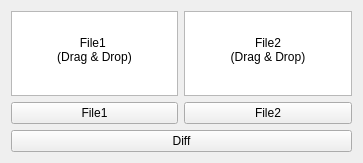
<?xml version="1.0" encoding="UTF-8"?>
<ui version="4.0">
 <class>Dialog</class>
 <widget class="QDialog" name="Dialog">
  <property name="geometry">
   <rect>
    <x>0</x>
    <y>0</y>
    <width>363</width>
    <height>163</height>
   </rect>
  </property>
  <property name="windowTitle">
   <string>Binary Diff</string>
  </property>
  <layout class="QGridLayout" name="gridLayout">
   <item row="0" column="0">
    <widget class="QTextEdit" name="textEdit">
     <property name="font">
      <font>
       <pointsize>9</pointsize>
      </font>
     </property>
     <property name="styleSheet">
      <string notr="true"/>
     </property>
     <property name="readOnly">
      <bool>true</bool>
     </property>
     <property name="html">
      <string>&lt;!DOCTYPE HTML PUBLIC &quot;-//W3C//DTD HTML 4.0//EN&quot; &quot;http://www.w3.org/TR/REC-html40/strict.dtd&quot;&gt;
&lt;html&gt;&lt;head&gt;&lt;meta name=&quot;qrichtext&quot; content=&quot;1&quot; /&gt;&lt;meta charset=&quot;utf-8&quot; /&gt;&lt;style type=&quot;text/css&quot;&gt;
p, li { white-space: pre-wrap; }
hr { height: 1px; border-width: 0; }
li.unchecked::marker { content: &quot;\2610&quot;; }
li.checked::marker { content: &quot;\2612&quot;; }
&lt;/style&gt;&lt;/head&gt;&lt;body style=&quot; font-family:'맑은 고딕'; font-size:9pt; font-weight:400; font-style:normal;&quot;&gt;
&lt;p align=&quot;center&quot; style=&quot;-qt-paragraph-type:empty; margin-top:0px; margin-bottom:0px; margin-left:0px; margin-right:0px; -qt-block-indent:0; text-indent:0px; font-family:'.AppleSystemUIFont'; font-size:13pt;&quot;&gt;&lt;br /&gt;&lt;/p&gt;
&lt;p align=&quot;center&quot; style=&quot; margin-top:0px; margin-bottom:0px; margin-left:0px; margin-right:0px; -qt-block-indent:0; text-indent:0px;&quot;&gt;&lt;span style=&quot; font-family:'.AppleSystemUIFont';&quot;&gt;File1 &lt;/span&gt;&lt;/p&gt;
&lt;p align=&quot;center&quot; style=&quot; margin-top:0px; margin-bottom:0px; margin-left:0px; margin-right:0px; -qt-block-indent:0; text-indent:0px;&quot;&gt;&lt;span style=&quot; font-family:'.AppleSystemUIFont';&quot;&gt;(Drag &amp;amp; Drop)&lt;/span&gt;&lt;/p&gt;&lt;/body&gt;&lt;/html&gt;</string>
     </property>
    </widget>
   </item>
   <item row="0" column="1">
    <widget class="QTextEdit" name="textEdit_2">
     <property name="styleSheet">
      <string notr="true"/>
     </property>
     <property name="readOnly">
      <bool>true</bool>
     </property>
     <property name="html">
      <string>&lt;!DOCTYPE HTML PUBLIC &quot;-//W3C//DTD HTML 4.0//EN&quot; &quot;http://www.w3.org/TR/REC-html40/strict.dtd&quot;&gt;
&lt;html&gt;&lt;head&gt;&lt;meta name=&quot;qrichtext&quot; content=&quot;1&quot; /&gt;&lt;meta charset=&quot;utf-8&quot; /&gt;&lt;style type=&quot;text/css&quot;&gt;
p, li { white-space: pre-wrap; }
hr { height: 1px; border-width: 0; }
li.unchecked::marker { content: &quot;\2610&quot;; }
li.checked::marker { content: &quot;\2612&quot;; }
&lt;/style&gt;&lt;/head&gt;&lt;body style=&quot; font-family:'맑은 고딕'; font-size:9pt; font-weight:400; font-style:normal;&quot;&gt;
&lt;p align=&quot;center&quot; style=&quot;-qt-paragraph-type:empty; margin-top:0px; margin-bottom:0px; margin-left:0px; margin-right:0px; -qt-block-indent:0; text-indent:0px; font-family:'.AppleSystemUIFont'; font-size:13pt;&quot;&gt;&lt;br /&gt;&lt;/p&gt;
&lt;p align=&quot;center&quot; style=&quot; margin-top:0px; margin-bottom:0px; margin-left:0px; margin-right:0px; -qt-block-indent:0; text-indent:0px;&quot;&gt;&lt;span style=&quot; font-family:'.AppleSystemUIFont';&quot;&gt;File2&lt;/span&gt;&lt;/p&gt;
&lt;p align=&quot;center&quot; style=&quot; margin-top:0px; margin-bottom:0px; margin-left:0px; margin-right:0px; -qt-block-indent:0; text-indent:0px;&quot;&gt;&lt;span style=&quot; font-family:'.AppleSystemUIFont';&quot;&gt;(Drag &amp;amp; Drop)&lt;/span&gt;&lt;/p&gt;&lt;/body&gt;&lt;/html&gt;</string>
     </property>
    </widget>
   </item>
   <item row="1" column="0">
    <widget class="QPushButton" name="file1Btn">
     <property name="focusPolicy">
      <enum>Qt::NoFocus</enum>
     </property>
     <property name="text">
      <string>File1</string>
     </property>
    </widget>
   </item>
   <item row="1" column="1">
    <widget class="QPushButton" name="file2Btn">
     <property name="focusPolicy">
      <enum>Qt::NoFocus</enum>
     </property>
     <property name="text">
      <string>File2</string>
     </property>
    </widget>
   </item>
   <item row="2" column="0" colspan="2">
    <widget class="QPushButton" name="doDiffBtn">
     <property name="focusPolicy">
      <enum>Qt::NoFocus</enum>
     </property>
     <property name="text">
      <string>Diff</string>
     </property>
    </widget>
   </item>
  </layout>
 </widget>
 <resources/>
 <connections/>
</ui>
